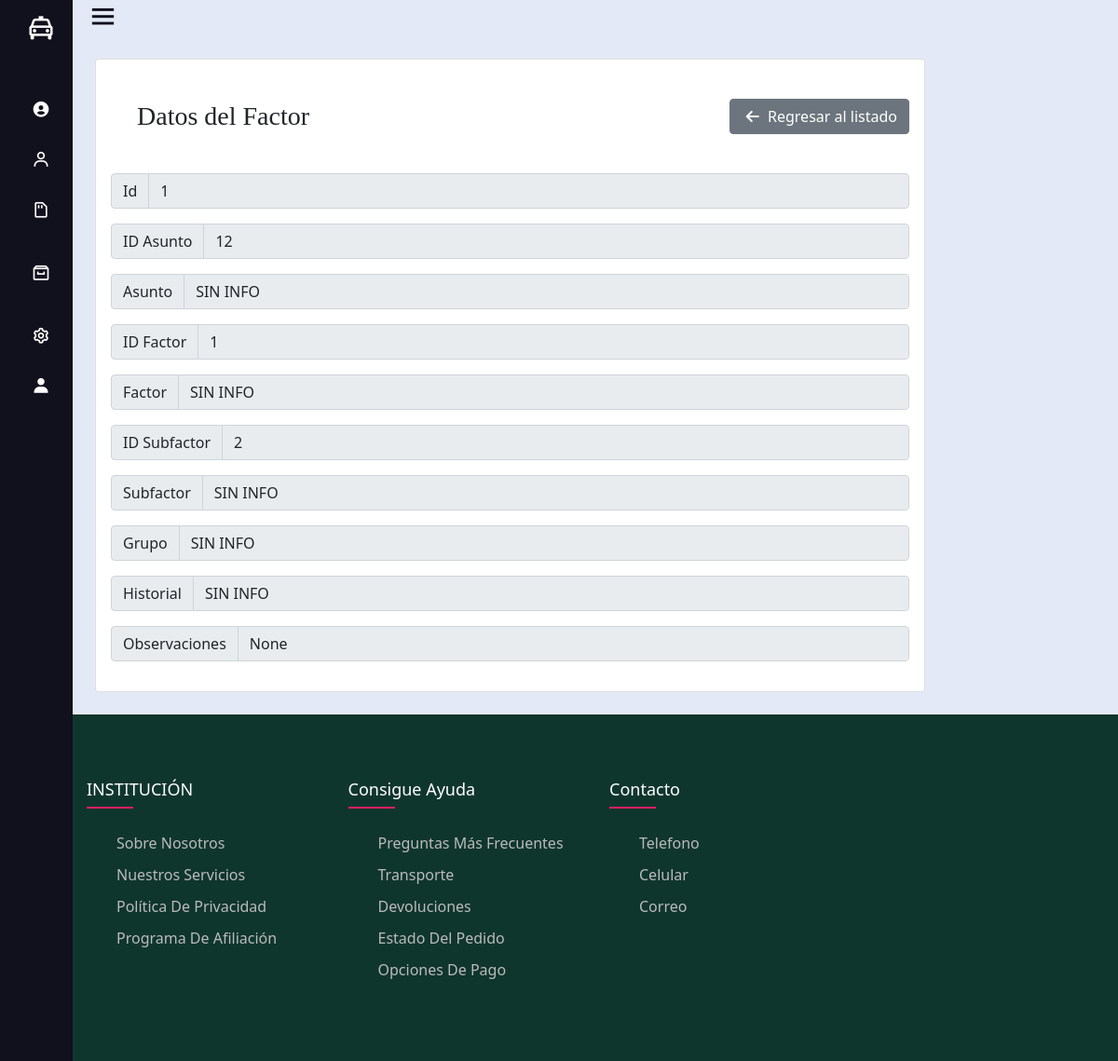
The page /mFactor/view/1 (signed in) on the database its author committed.
### Aplicacion1/models.py (models this page shows)
class Mfactor(models.Model):
    id = models.AutoField(db_column='Id', primary_key=True)  # Field name made lowercase.
    idasunto = models.IntegerField(db_column='IdAsunto', blank=True, null=True)  # Field name made lowercase.
    asunto = models.CharField(db_column='Asunto', max_length=100, blank=True, null=True)  # Field name made lowercase.
    idfactor = models.IntegerField(db_column='IdFactor', blank=True, null=True)  # Field name made lowercase.
    factor = models.CharField(db_column='Factor', max_length=100, blank=True, null=True)  # Field name made lowercase.
    idsubfactor = models.IntegerField(db_column='IdSubFactor', blank=True, null=True)  # Field name made lowercase.
    subfactor = models.CharField(db_column='SubFactor', max_length=200, blank=True, null=True)  # Field name made lowercase.
    grupo = models.CharField(db_column='Grupo', max_length=200, blank=True, null=True)  # Field name made lowercase.
    historial = models.CharField(db_column='Historial', max_length=200, blank=True, null=True)  # Field name made lowercase.
    activo = models.IntegerField(db_column='Activo', blank=True, null=True)  # Field name made lowercase.
    estado = models.IntegerField(db_column='Estado', blank=True, null=True)  # Field name made lowercase.
    obs = models.CharField(db_column='Obs', max_length=200, blank=True, null=True)  # Field name made lowercase.
    idusercrea = models.IntegerField(db_column='IdUserCrea', blank=True, null=True)  # Field name made lowercase.
    idusermodifica = models.IntegerField(db_column='IdUserModifica', blank=True, null=True)  # Field name made lowercase.
    fechacrea = models.DateTimeField(db_column='FechaCrea', blank=True, null=True)  # Field name made lowercase.
    fechamodifica = models.DateTimeField(db_column='FechaModifica', blank=True, null=True)  # Field name made lowercase.
    maqcrea = models.CharField(db_column='MaqCrea', max_length=50, blank=True, null=True)  # Field name made lowercase.
    maqmodifica = models.CharField(db_column='MaqModifica', max_length=50, blank=True, null=True)  # Field name made lowercase.
    class Meta:
        managed = True
        db_table = 'MFactor'

### Aplicacion1/views.py (the view)
# urls.py: path('mFactor/view/<id>', views.viewMFactor, name = "viewTypeMFactor"),
@login_required(login_url='signin')
def viewMFactor(request, id):
	MFactor=Mfactor.objects.get(id=id)
	return render(request,'paginas/m_factor/view.html', {"MFactor": MFactor})

### Aplicacion1/templates/paginas/m_factor/view.html (shortened to what this page needs)
{% extends '../../layout.html' %}
{% block content %}
<div class="row">
    <div class="col-md-10">
        <div class="card">
            <div class="card-body">
                <div class="d-flex bd-highlight mb-3 align-items-center">
                    <div class="me-auto bd-highlight align-self-end p">
                        <h3 class="title-card">Datos del Factor</h3>
                    </div>
                    <div class="bd-highlight">
                        <a href="{% url 'listMFactor' %}" class="btn btn-secondary"><i class="fas fa-arrow-left"></i> Regresar al listado</a>
                    </div>
                </div>
                <div class="input-group mb-3">
                    <span class="input-group-text" id="basic-addon3">Id </span>
                    <input type="text" class="form-control" id="basic-url" aria-describedby="basic-addon3" value="{{MFactor.id}}" disabled>
                </div>
                <div class="input-group mb-3">
                    <span class="input-group-text" id="basic-addon3">ID Asunto </span>
                    <input type="text" class="form-control" id="basic-url" aria-describedby="basic-addon3" value="{{MFactor.idasunto}}" disabled>
                </div>
                <div class="input-group mb-3">
                    <span class="input-group-text" id="basic-addon3">Asunto</span>
                    <input type="text" class="form-control" id="basic-url" aria-describedby="basic-addon3" value="{{MFactor.asunto}}" disabled>
                </div>
                <div class="input-group mb-3">
                    <span class="input-group-text" id="basic-addon3">ID Factor </span>
                    <input type="text" class="form-control" id="basic-url" aria-describedby="basic-addon3" value="{{MFactor.idfactor}}" disabled>
                </div>
                <div class="input-group mb-3">
                    <span class="input-group-text" id="basic-addon3">Factor</span>
                    <input type="text" class="form-control" id="basic-url" aria-describedby="basic-addon3" value="{{MFactor.factor}}" disabled>
                </div>
                <div class="input-group mb-3">
                    <span class="input-group-text" id="basic-addon3">ID Subfactor </span>
                    <input type="text" class="form-control" id="basic-url" aria-describedby="basic-addon3" value="{{MFactor.idsubfactor}}" disabled>
                </div>
                <div class="input-group mb-3">
                    <span class="input-group-text" id="basic-addon3">Subfactor</span>
                    <input type="text" class="form-control" id="basic-url" aria-describedby="basic-addon3" value="{{MFactor.subfactor}}" disabled>
                </div>
                <div class="input-group mb-3">
                    <span class="input-group-text" id="basic-addon3">Grupo </span>
                    <input type="text" class="form-control" id="basic-url" aria-describedby="basic-addon3" value="{{MFactor.grupo}}" disabled>
                </div>
                <div class="input-group mb-3">
                    <span class="input-group-text" id="basic-addon3">Historial</span>
                    <input type="text" class="form-control" id="basic-url" aria-describedby="basic-addon3" value="{{MFactor.historial}}" disabled>
                </div>
                <div class="input-group mb-3">
                    <span class="input-group-text" id="basic-addon3">Observaciones</span>
                    <input type="text" class="form-control" id="basic-url" aria-describedby="basic-addon3" value="{{MFactor.obs}}" disabled>
                </div>
            </div>
        </div>
    </div>
</div>
{% endblock %}

### ProyectoPNP/static/assets/css/style.css (style rules this page uses)
body { background-color: white; }
i { margin: 0px 5px; }
.title-card { font-family: 'Sahitya', serif; margin: 1em; }
.row { display: flex; flex-wrap: wrap; }

### rows shown on the page
Mfactor: id "1", idasunto "12", asunto "SIN INFO", idfactor "1", factor "SIN INFO", idsubfactor "2", subfactor "SIN INFO", grupo "SIN INFO", historial "SIN INFO", obs "None"
